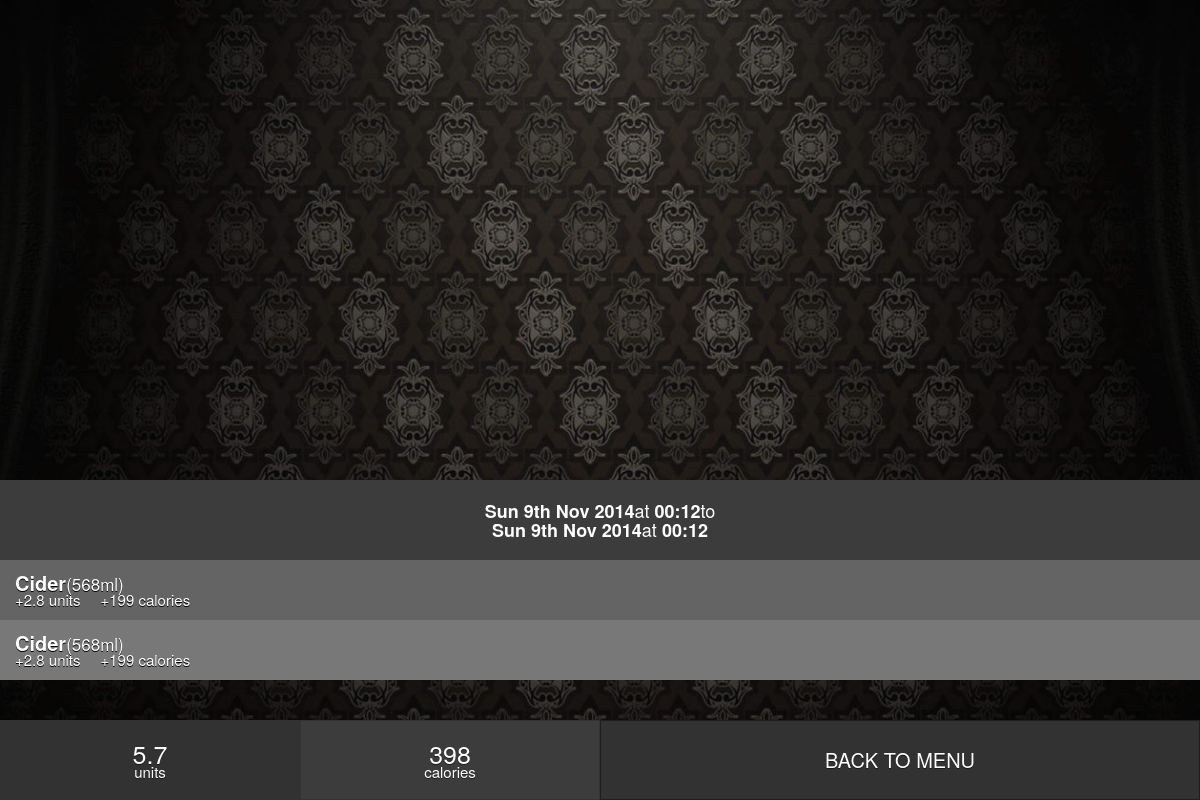
/view.php?id=39, run on the app's committed database.
### tables this page shows
CREATE TABLE session (
    session_id SERIAL,
    session_user_id BIGINT UNSIGNED,
    session_timestart TIMESTAMP NOT NULL DEFAULT CURRENT_TIMESTAMP,
    session_timefinish TIMESTAMP NULL DEFAULT NULL,
    session_calories INT NULL,
    session_unit INT NULL,
    session_soberby TIMESTAMP NULL,

    FOREIGN KEY (session_user_id)
        REFERENCES user(user_id)
        ON DELETE CASCADE
        ON UPDATE CASCADE
);

CREATE TABLE sessiondrink (
    sessdr_id SERIAL,
    sessdr_session_id BIGINT UNSIGNED,
    sessdr_drink_id BIGINT UNSIGNED,
    sessdr_time TIMESTAMP NOT NULL DEFAULT CURRENT_TIMESTAMP,
    sessdr_volume INT,
    sessdr_ebac_before FLOAT NOT NULL,
    sessdr_ebac_after FLOAT NOT NULL,

    FOREIGN KEY (sessdr_session_id)
        REFERENCES session(session_id)
        ON DELETE CASCADE
        ON UPDATE CASCADE,

    FOREIGN KEY (sessdr_drink_id)
        REFERENCES drink(drink_id)
        ON DELETE CASCADE
        ON UPDATE CASCADE
);

CREATE TABLE drink (
    drink_id SERIAL,
    drink_name VARCHAR(100) NOT NULL,
    drink_percent FLOAT NOT NULL,
    drink_congener FLOAT NULL,
    drink_picture VARCHAR(200) NULL,
    drink_calories INT,
    drink_type1 VARCHAR(100) NULL,
    drink_type2 VARCHAR(100) NULL,
    drink_type1_ml FLOAT NULL,
    drink_type2_ml FLOAT NULL
);

### web/init.php (called while the page is built, shortened)
<?php
$base = dirname(__FILE__);
require_once($base . '/classes/logins.php');
require_once($base . '/classes/tools.php');
class DB {
	private static $db_con;
	public static function connect(){
		try{
			self::$db_con = new PDO( 'mysql:host='.Conf::DB_HOST.';dbname='.Conf::DB_DATABASE.';charset=utf8;',
					Conf::DB_USER, Conf::DB_PASS );
		} catch (PDOException $err) {
			die('Error in connecting to MySQL database.');
		} catch (Exception $err) {
			die('Error in initialization');
		}
	}
	public static function get(){
		return self::$db_con;
	}
}

### web/classes/logins.php (called while the page is built, shortened)
<?php
class Logins {
    public static function getCurrentSession(){
        if (!isset($_SESSION['sessionid'])) return NULL;
        return $_SESSION['sessionid'];
    }
}

### web/view.php (the view, shortened to what this page needs)
<?php
require 'init.php';
$id = intval($_GET['id']);
$stats = Tools::calcStats($id);
$stmt = DB::get()->prepare("SELECT * FROM session WHERE session_id = ?");
$stmt->bindValue(1, $id, PDO::PARAM_INT);
$stmt->execute();
$row = $stmt->fetch(PDO::FETCH_ASSOC);
require 'header.php';
?>
<div class="first graph-holder" style="position:relative;">
</div>
<div class="vhalign" style="font-size:18px;height:10%;line-height:1em;background:rgb(60,60,60);color:white;text-align:center;">
    <?php
    $timestamp = strtotime($row['session_timestart']);
    $time = date("D jS M Y", $timestamp);
    $date = date("H:i", $timestamp);
    $timestampE = strtotime($row['session_timefinish']);
    $timeE = date("D jS M Y", $timestampE);
    $dateE = date("H:i", $timestampE);
    echo '<b>' . $time . '</b> at <b>' . $date . '</b> to<br/><b>' . $timeE . '</b> at <b>' . $dateE . '</b>'; ?>
</div>
<div style="height:20%;">
    <div id="history" class="history" style="height:100%">
        <?php
        echo Tools::getHistory($id);
        ?>
    </div>
</div>
<div style="text-shadow:0 1px 0 rgba(0,0,0,0.5);width:100%;margin:0;height:10%;background:rgb(50,50,50);font-size:20px;" class="second row">
    <div id="units" href="" style="height:100%;color:white;padding:0;text-align:center;" class="col-xs-3 vhalign fader">
        <span class="value" style="font-size:25px;line-height:0.9em;"><?php echo $stats['units']; ?></span><br/>
        <span style="font-size:15px;line-height:0.9em;">units</span></div>
    <div id="calories" href="" style="height:100%;color:white;background:rgb(60,60,60);border:1px solid rgb(50,50,50);text-align:center;padding:0;" class="col-xs-3 vhalign fader">
        <span class="value" style="font-size:25px;line-height:0.9em;"><?php echo $stats['calories']; ?></span><br/>
        <span style="font-size:15px;line-height:0.9em;">calories</span></div>
    <a href="index.php" style="height:100%;color:white;padding:0;border:1px solid rgb(30,30,30)" class="col-xs-6 vhalign">
        BACK TO MENU
    </a>
</div>
<?php include 'footer.php'; ?>

### web/classes/tools.php (shortened to what this page needs)
<?php
class Tools {
    public static function calcStats($sessionid){
        $stmt = DB::get()->prepare("SELECT sessiondrink.*, drink.* FROM sessiondrink
            LEFT JOIN drink ON sessdr_drink_id = drink_id
            WHERE sessdr_session_id = ?");
        $stmt->bindValue(1, $sessionid, PDO::PARAM_INT);
        $stmt->execute();
        $result = $stmt->fetchAll(PDO::FETCH_ASSOC);
        $calories = 0.0;
        $units = 0.0;
        foreach ($result as $row){
            $calories += floatval($row['sessdr_volume'])/1000 * floatval($row['drink_calories']);
            $units += floatval($row['sessdr_volume']) * floatval($row['drink_percent']) / 1000;
        }
        return array(
            "calories" => round($calories),
            "units" => round($units,1));
    }
    public static function getHistory($id = NULL){
        $stmt = DB::get()->prepare("SELECT sessiondrink.*, drink.* FROM sessiondrink
            LEFT JOIN drink ON sessdr_drink_id = drink_id
            WHERE sessdr_session_id = ?
            ORDER BY sessdr_time DESC");
        $stmt->bindValue(1, $id, PDO::PARAM_INT);
        $stmt->execute();
        $result = $stmt->fetchAll(PDO::FETCH_ASSOC);
        $out = "";
        foreach ($result as $row){
            $out .= '<div class="history-item">';
            $out .= '<a class="text valign">
                <strong>' . str_replace("_", " ", ucfirst($row['drink_name'])) . '</strong>
                <span class="small">(' . $row['sessdr_volume'] . 'ml)</span><br/>
                <span class="stat">+' . round(floatval($row['sessdr_volume']) * floatval($row['drink_percent']) / 1000, 1) . ' units</span>
                <span class="stat">+' . round(floatval($row['sessdr_volume'])/1000 * floatval($row['drink_calories'])) . ' calories</span>
                </a>
                </div>';
        }
        return $out;
    }
}

### web/css/main.css (style rules this page uses)
body { color: white; font-family: 'Source Sans Pro', sans-serif; padding: 0; margin: 0; }
.valign { display:-ms-flexbox; -ms-flex-align:center; display:-moz-box; -moz-box-align:center; display:-webkit-box; -webkit-box-align:center; display:box; box-align:center; }
.vhalign { display:-ms-flexbox; -ms-flex-pack:center; -ms-flex-align:center; display:-moz-box; -moz-box-pack:center; -moz-box-align:center; display:-webkit-box; -webkit-box-pack:center; -webkit-box-align:center; display:box; box-pack:center; box-align:center; }
.history { height: 55%; overflow-y: scroll; }
.history .history-item { color:white;text-shadow:0 1px 0 black;font-size:20px;background:rgb(100, 100, 100);height:60px; }
.history .history-item:nth-child(even) { background:rgb(120, 120, 120); }
.history .history-item .text { color:white;height:100%;padding-left:15px; line-height: 0.9em; }
.history .history-item .stat { margin-right:20px;font-size:15px; line-height: 0.9em; }
body { background-image: url('background2.jpg'); background-repeat: no-repeat; background-size: cover; background-position: center; height: 100%; }
.graph-holder { height: 60%; position: relative; color:rgb(195, 193, 193); }
.fader { -webkit-transition: background ease-in-out 0.5s; transition: background ease-in-out 0.5s; }

### data on the page
session: session_timestart "Sun 9th Nov 2014", session_timestart "00:12", session_timefinish "Sun 9th Nov 2014", session_timefinish "00:12"
sessiondrink: sessdr_drink.drink_name "Cider", sessdr_volume "568", sessdr_volume.drink_percent "2.8", sessdr_volume.drink_calories "199"
sessiondrink: sessdr_drink.drink_name "Cider", sessdr_volume "568", sessdr_volume.drink_percent "2.8", sessdr_volume.drink_calories "199"

### other printed values
$stats['units'] "5.7"
$stats['calories'] "398"
